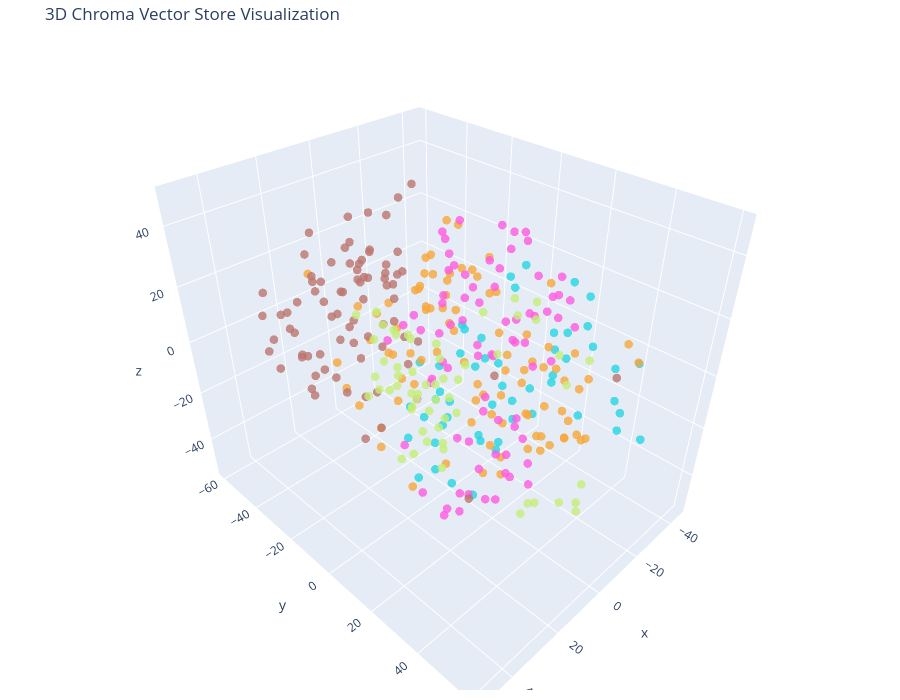

This figure's notebook cell:
### Code cell
show_embeddings_3d(result)

### Figure 1 — Plotly figure (JSON) as saved in the notebook; plotly's stock layout.template omitted (floating-point values rounded to 4 significant figures; data arrays with more than 128 entries replaced by an {"elided": "..."} marker saying what was removed)
{"data": [{"hoverinfo": "text", "marker": {"color": {"elided": "355 str values"}, "opacity": 0.8, "size": 5}, "mode": "markers", "text": {"elided": "355 str values"}, "type": "scatter3d", "x": {"elided": "355 float values"}, "y": {"elided": "355 float values"}, "z": {"elided": "355 float values"}}], "layout": {"height": 700, "margin": {"b": 10, "l": 10, "r": 20, "t": 40}, "scene": {"xaxis": {"title": {"text": "x"}}, "yaxis": {"title": {"text": "y"}}, "zaxis": {"title": {"text": "z"}}}, "title": {"text": "3D Chroma Vector Store Visualization"}, "width": 900}}
